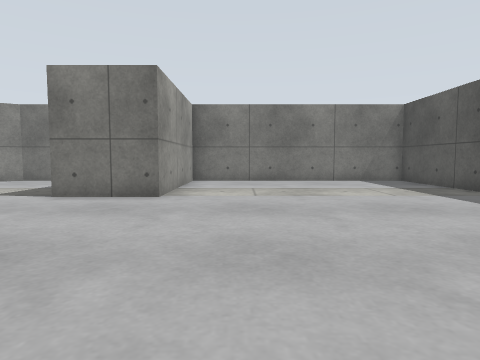
View 1 (above)

12 first-person views from a walk through a world built for the Gazebo simulator. The camera is 0.45 m above the floor, tilts 4° down and sees 75° across. The floor is counted in squares, 0.5 m on a side. Each view is taken from the middle of a square. On the plan, view 1 faces up. The plan holds only what a view shows up to about 11 squares ahead; the rest is blank. The place goes on beyond the plan.

View 2
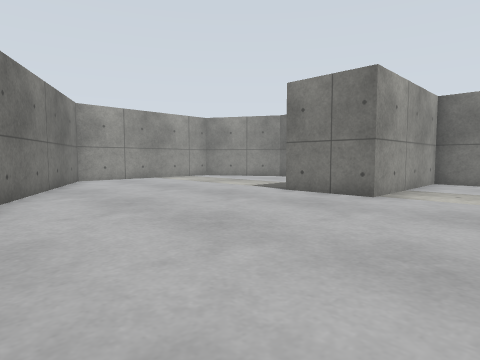

View 3
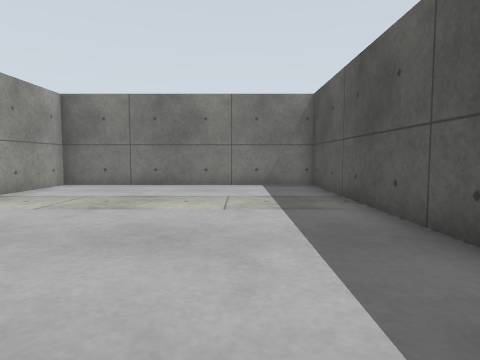

View 4
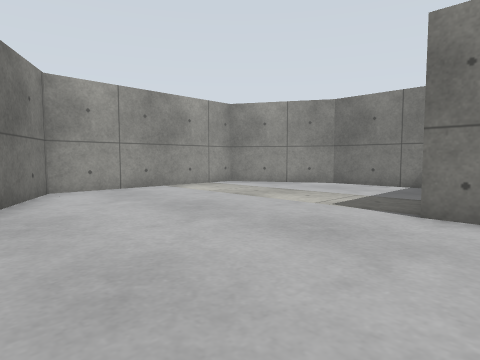

View 5
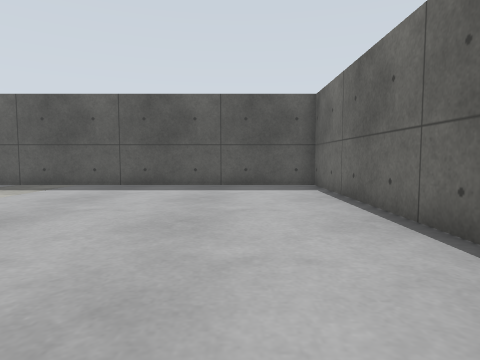

View 6
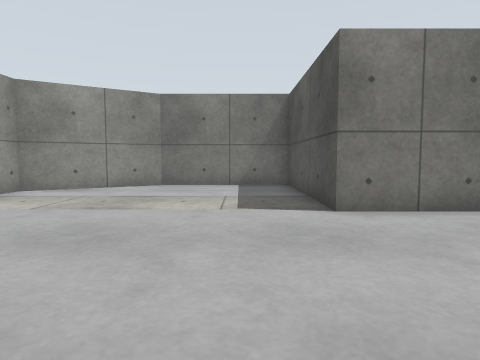

View 7
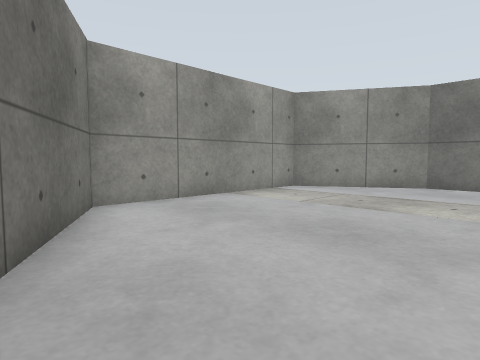

View 8
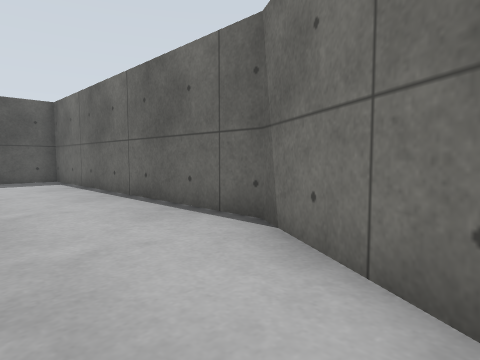

View 9
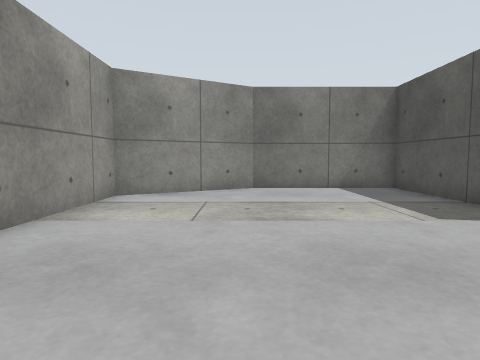

View 10
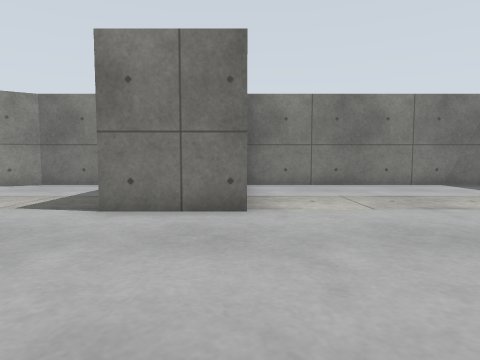

View 11
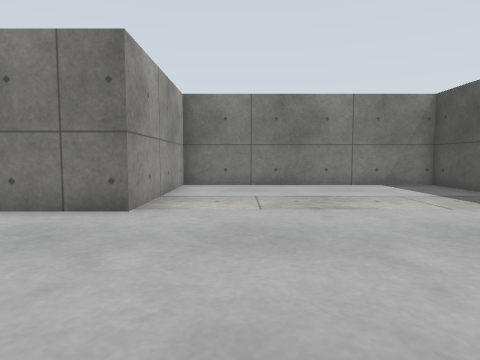

View 12
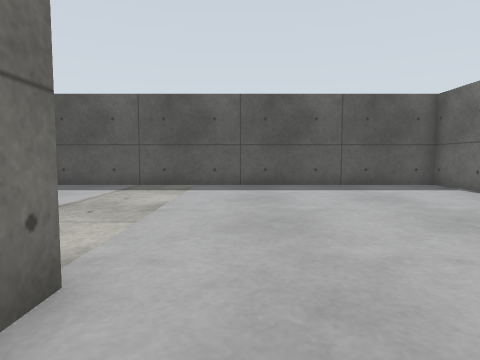

### Floor plan
Points are (right, up) in squares from view 1. A wall is a line through its corners. A room is listed if a view was taken in it or the views show most of it. See-through windows are left out.
Room 1 (views 1, 2, 3, 4, 5, 6, 7, 8, 9, 10, 11, 12)
walls: (-1.9, 7.2) (-4.4, 7.2) (-4.4, 12.4) (-8.6, 12.4) (-12, 10.5) (-12, 4.1) (-3.9, -0.5) (6.4, -0.5) (6.4, 12.4) (-1.9, 12.4) (-1.9, 7.2)

Positions as (right, up) in squares from view 1, and headings:
1: (0, 0), facing up
2: (1, 0), facing up-left
3: (4, 2), facing up
4: (-3, 2), facing up-left
5: (-4, 2), facing right
6: (-6, 2), facing up
7: (-6, 2), facing up-left
8: (-7, 3), facing down-right
9: (-9, 3), facing up
10: (-2, 2), facing up
11: (0, 2), facing up
12: (-4, 6), facing right
